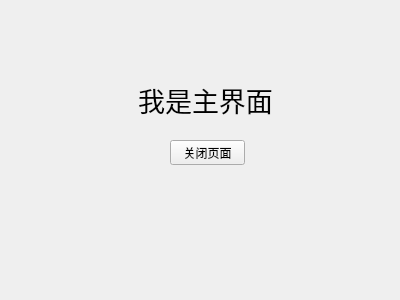
<?xml version="1.0" encoding="UTF-8"?>
<ui version="4.0">
 <class>MyWidget</class>
 <widget class="QWidget" name="MyWidget">
  <property name="geometry">
   <rect>
    <x>0</x>
    <y>0</y>
    <width>400</width>
    <height>300</height>
   </rect>
  </property>
  <property name="windowTitle">
   <string>MyWidget</string>
  </property>
  <widget class="QLabel" name="label">
   <property name="geometry">
    <rect>
     <x>100</x>
     <y>70</y>
     <width>211</width>
     <height>61</height>
    </rect>
   </property>
   <property name="text">
    <string>&lt;html&gt;&lt;head/&gt;&lt;body&gt;&lt;p align=&quot;center&quot;&gt;&lt;span style=&quot; font-size:20pt;&quot;&gt;我是主界面&lt;/span&gt;&lt;/p&gt;&lt;/body&gt;&lt;/html&gt;</string>
   </property>
  </widget>
  <widget class="QPushButton" name="CloseButton">
   <property name="geometry">
    <rect>
     <x>170</x>
     <y>140</y>
     <width>75</width>
     <height>25</height>
    </rect>
   </property>
   <property name="text">
    <string>关闭页面</string>
   </property>
  </widget>
 </widget>
 <layoutdefault spacing="6" margin="11"/>
 <resources/>
 <connections/>
</ui>
